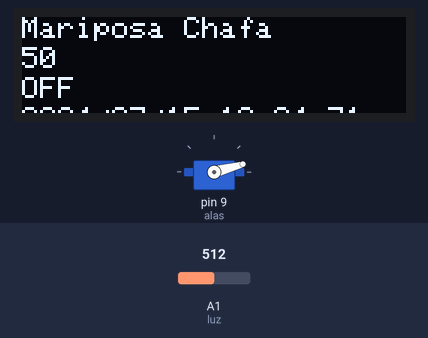
Simulated run of this sketch. Board: Arduino Uno, built with avr-gcc and run on an emulated ATmega328P. Shown: servo, 128×32 one-colour display. Inputs (shaded band) come from the test bench; at power-on: A1 (luz) = 512. The local clock reads 2024-03-15 10:24:30 at power-on unless the sketch sets it.

Above: at 1.9 s.
2.0 s: A1 (luz) set to 704
At 2.7 s:
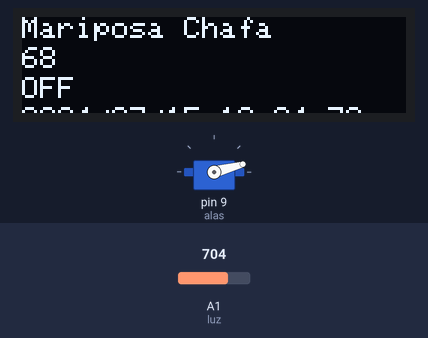
6.4 s: A1 (luz) set to 724
At 9.7 s:
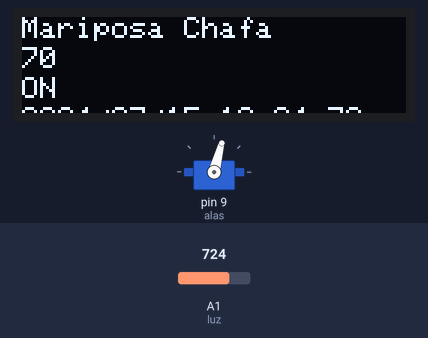
9.8 s: A1 (luz) set to 716
At 11.86 s:
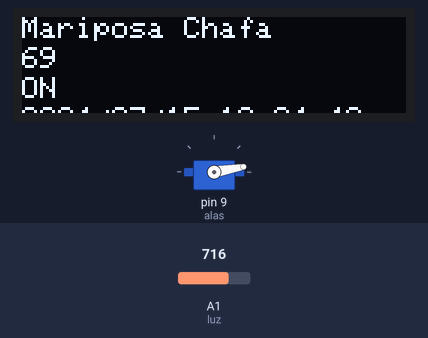
Timing chart, 0 to 13.5 s (numbered marks = the images above; inputs shaded):
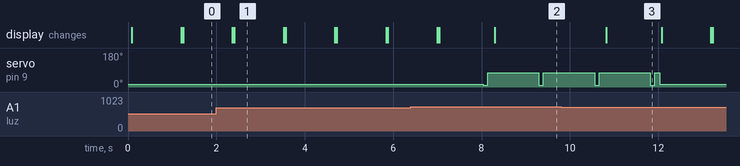

Measured:
- the behaviour switches between 716 and 717 on A1 (luz) (found by bisection; images 1 and 2)
- after the input at 6.4 s, servo on pin 9 (alas): alternates 75° for 1.2 s and 10° for 0.10 s, starting after 1.6 s; the display: first differs from a run without the input after 0.64 s (image 2 shows a later state)
- what the display in image 1 shows lasts 1.1 s, from 2.4 s to 3.5 s
- what the display in image 3 shows lasts 1.3 s, from 10.8 s to 12.1 s

The sketch:

light_sensor.ino
```cpp
#include <Wire.h>
#include <Adafruit_GFX.h>
#include <Adafruit_SSD1306.h>
#include <Servo.h>


#include <ThreeWire.h>
#include <RtcDS1302.h>

// Variables

int i;
String state;

// Dimensiones de la pantalla OLED
#define SCREEN_WIDTH 128
#define SCREEN_HEIGHT 32

// Dirección I2C del SSD1306 (comúnmente 0x3C)
#define OLED_ADDR 0x3C

// Pines

#define luz A1
int brillo;

ThreeWire myWire(1, 10, 0);
RtcDS1302<ThreeWire> Rtc(myWire);


// Crear objeto de pantalla
Adafruit_SSD1306 display(SCREEN_WIDTH, SCREEN_HEIGHT, &Wire, -1);

// Servo-Motor
Servo alas;

String dosDigitos(int numero) {
  return (numero < 10) ? "0" + String(numero) : String(numero);
}

  String FechaActual() {
    RtcDateTime dt = Rtc.GetDateTime();

    String fechaHora = String(dt.Year()) + "/" +
                      dosDigitos(dt.Month()) + "/" +
                      dosDigitos(dt.Day()) + " " +
                      dosDigitos(dt.Hour()) + ":" +
                      dosDigitos(dt.Minute()) + ":" +
                      dosDigitos(dt.Second());

    return fechaHora;
  }


void setup() {
  pinMode(luz, INPUT);
  alas.attach(9);


  // Inicializar pantalla
  if (!display.begin(SSD1306_SWITCHCAPVCC, OLED_ADDR)) {
    Serial.println(F("No se pudo encontrar la pantalla OLED"));
    for (;;); // Detener ejecución
  }

  Rtc.Begin();

  if (Rtc.GetIsWriteProtected()) {
    Rtc.SetIsWriteProtected(false);
  }

  if (!Rtc.GetIsRunning()) {
    Rtc.SetIsRunning(true);
  }
  //RtcDateTime setTime(2025, 9, 15, 16, 15, 0); // Año, mes, día, hora, minuto, segundo
  //Rtc.SetDateTime(setTime);

}

void loop() {
  brillo = map(analogRead(luz), 0, 1023, 0, 100);
  while(brillo >= 70){
    brillo = map(analogRead(luz), 0, 1023, 0, 100);
    display.clearDisplay();
    display.setTextSize(0.5); // Puedes cambiar el tamaño: 1, 2, 3...
    display.setTextColor(SSD1306_WHITE);
    display.setCursor(0, 0); // Posición del texto en la pantalla
    display.println("Mariposa Chafa");
    display.display(); // Enviar a la pantalla


    display.setTextSize(0.5); // Puedes cambiar el tamaño: 1, 2, 3...
    display.setTextColor(SSD1306_WHITE);
    display.setCursor(0, 10); // Posición del texto en la pantalla
    display.println(brillo);
    display.display(); // Enviar a la pantalla

    display.setTextSize(0.5);
    display.setTextColor(SSD1306_WHITE);
    display.setCursor(0, 20);
    display.println("ON");
    display.display();

    display.setTextSize(0.5); // Puedes cambiar el tamaño: 1, 2, 3...
    display.setTextColor(SSD1306_WHITE);
    display.setCursor(0, 30); // Posición del texto en la pantalla
    display.println(FechaActual());
    display.display(); // Enviar a la pantalla

  delay(1000);


    alas.write(10);
    delay(100);
    alas.write(75);
    delay(100);
  }
  alas.write(15);

  display.clearDisplay();
  display.setTextSize(0.5); // Puedes cambiar el tamaño: 1, 2, 3...
  display.setTextColor(SSD1306_WHITE);
  display.setCursor(0, 0); // Posición del texto en la pantalla
  display.println("Mariposa Chafa");
  display.display(); // Enviar a la pantalla


  display.setTextSize(0.5); // Puedes cambiar el tamaño: 1, 2, 3...
  display.setTextColor(SSD1306_WHITE);
  display.setCursor(0, 10); // Posición del texto en la pantalla
  display.println(brillo);
  display.display(); // Enviar a la pantalla

  display.setTextSize(0.5);
  display.setTextColor(SSD1306_WHITE);
  display.setCursor(0, 20);
  display.println("OFF");
  display.display();

  display.setTextSize(0.5); // Puedes cambiar el tamaño: 1, 2, 3...
  display.setTextColor(SSD1306_WHITE);
  display.setCursor(0, 30); // Posición del texto en la pantalla
  display.println(FechaActual());
  display.display(); // Enviar a la pantalla

  delay(1000);

  delay(100);

}


/*

  display.clearDisplay();
  display.setTextSize(1); // Puedes cambiar el tamaño: 1, 2, 3...
  display.setTextColor(SSD1306_WHITE);
  display.setCursor(0, 0); // Posición del texto en la pantalla
  display.println("Mariposa Chafa");
  display.display(); // Enviar a la pantalla


  display.setTextSize(1); // Puedes cambiar el tamaño: 1, 2, 3...
  display.setTextColor(SSD1306_WHITE);
  display.setCursor(0, 10); // Posición del texto en la pantalla
  display.println(brillo);
  display.display(); // Enviar a la pantalla

  Serial.println(brillo);


*/
```
